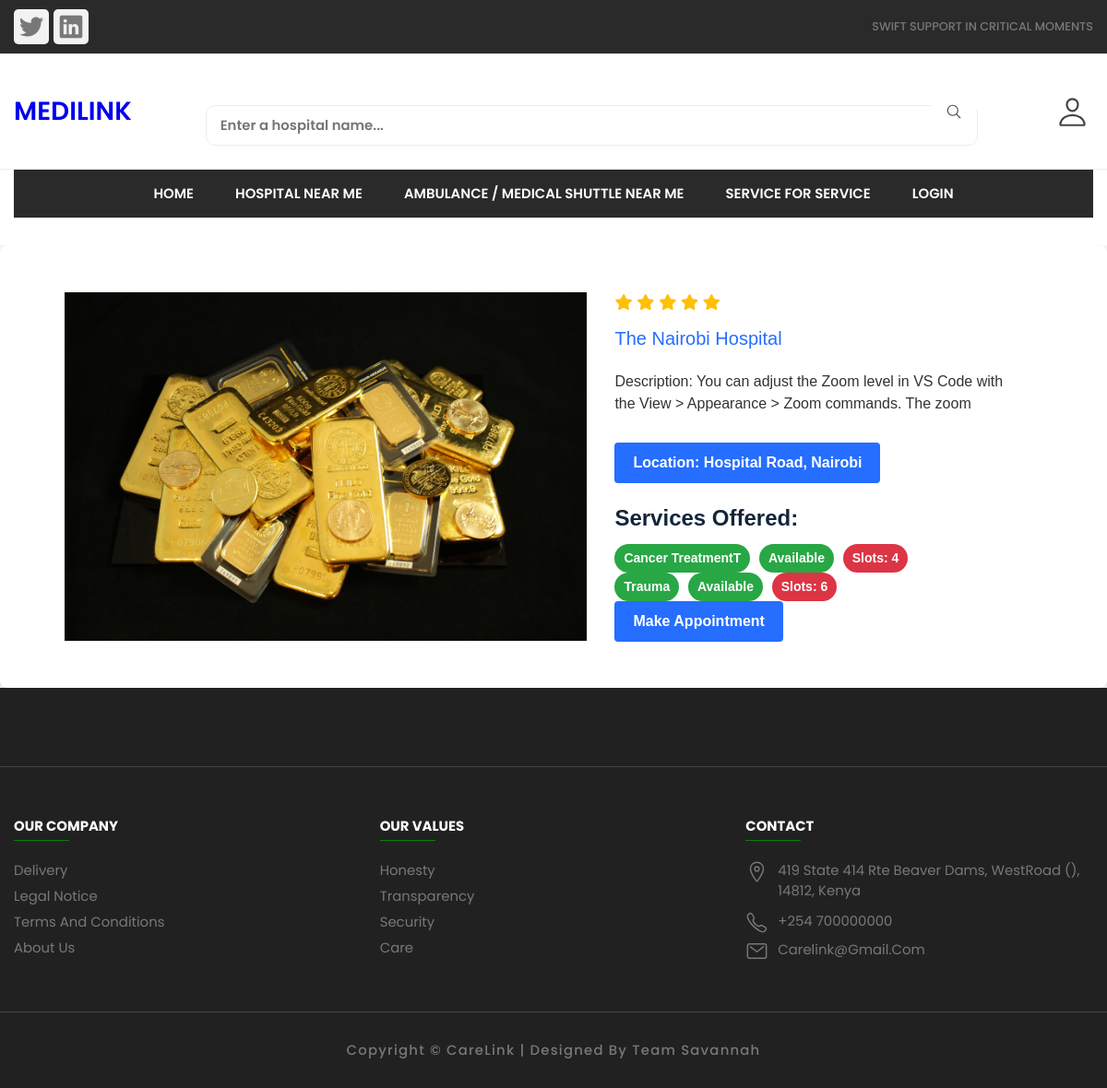
/directions/category/general-medical-and-surgery-hospitals/th465dh6y5yh/, run on an earlier commit of the app's database.
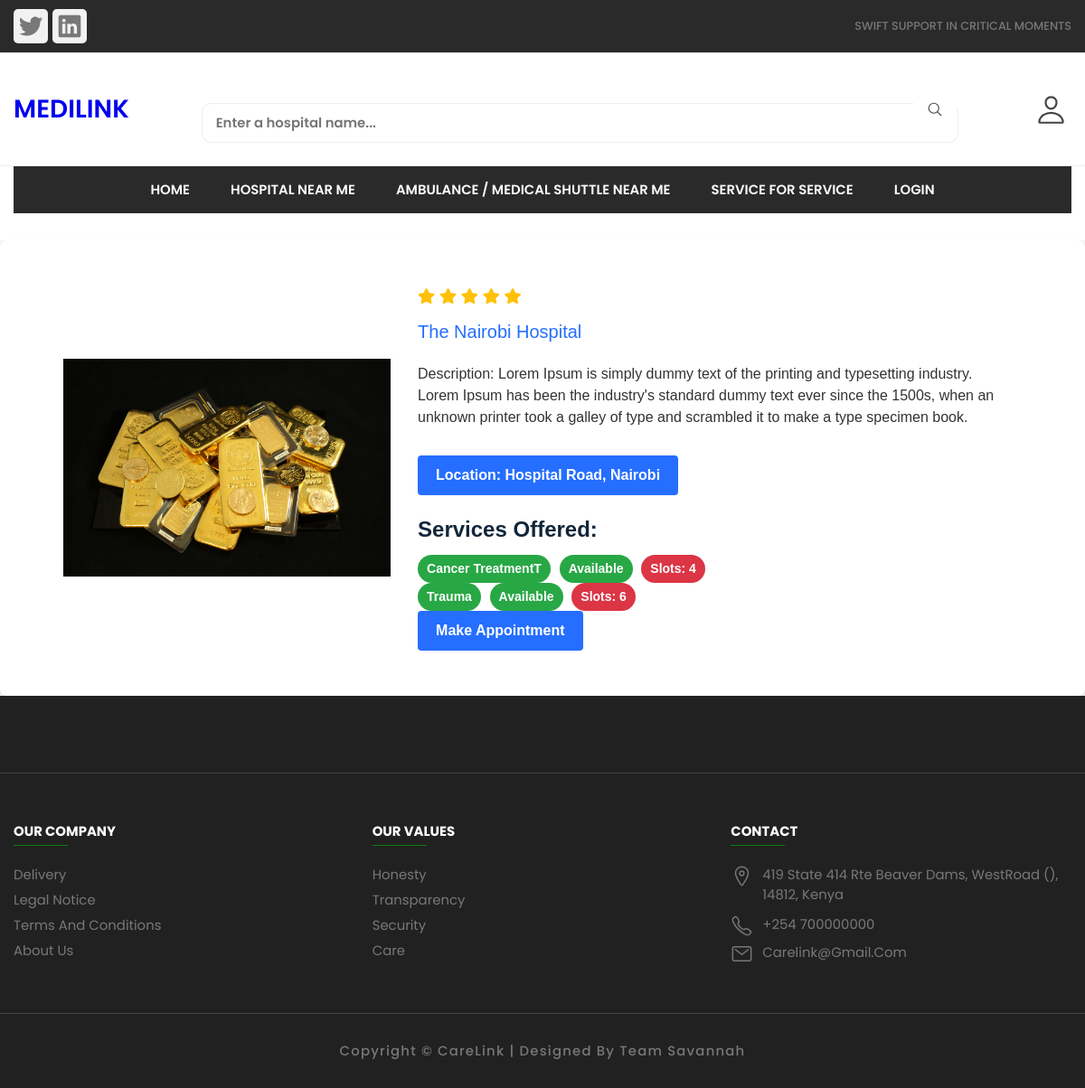
And on a later commit of the database.
### store/models.py (models this page shows, shortened)
class Hospital(models.Model):
    hospital_name = models.CharField(max_length=200)
    location = models.CharField(max_length=200)
    phone_number = models.CharField(max_length=200)
    email = models.EmailField(default="hospital@gmail.com")
    website = models.URLField(default="https://www.google.com/")
    services_offered = models.CharField(null=True, max_length=50000,default="Support Services, Diagnostic Services,Maternity Services,  Pediatric Services")
    ambulance_available = models.BooleanField(default=False)
    ambulance_contacts = models.CharField(max_length=50000)
    vacancies_available = models.BooleanField(default=False)
    slug = models.SlugField(max_length=200, unique=True)
    description = models.TextField(max_length=500, blank=True, default="Lorem Ipsum is simply dummy text of the printing and typesetting industry. Lorem Ipsum has been the industry's standard dummy text ever since the 1500s, when an unknown printer took a galley of type and scrambled it to make a type specimen book. It has survived not only five centuries")
    image = models.ImageField(upload_to='photos/products', blank=True)
    is_available = models.BooleanField(default = True)
    home_available = models.BooleanField(default = False)
    home_general = models.BooleanField(default = False)
    home_specialty = models.BooleanField(default = False)
    home_psychiatric = models.BooleanField(default = False)
    home_clinic = models.BooleanField(default = False)
    affordable = models.BooleanField(default = False)
    top_rated = models.BooleanField(default = False)
    new = models.BooleanField(default = False)
    category = models.ForeignKey(Category,on_delete=models.CASCADE)
    created_date = models.DateTimeField(auto_now_add=True)
    modified_date = models.DateTimeField(auto_now_add=True)
    hospital_appointments = models.ManyToManyField('Appointment', related_name='hospitals')
    service_provided = models.ManyToManyField('ServiceProvided', related_name='hospitals')
    accepted_paymentservices = models.ManyToManyField('PaymentService', related_name='hospitals')

### store/views.py (the view)
# urls.py: path('category/<slug:category_slug>/<slug:product_slug>/', views.product_detail, name='product_detail'),
def product_detail(request, category_slug, product_slug):
    try:
        single_product = Hospital.objects.get(category__slug=category_slug,slug=product_slug)
    except Exception as e:
        raise e
    context = {
        'single_product':single_product,
    }
    return render(request, 'store/product_detail.html', context)

### category/context_processors.py (called while the page is built)
def menu_links(request):
    links = Category.objects.all()
    return dict(links=links)

### templates/store/product_detail.html (shortened to what this page needs)
{% extends 'base.html' %}
{% load static %}
{% block content %}
<main style="font-family: Arial, sans-serif; line-height: 1.5; background-color: #f5f5f5; margin: 0; padding: 0;">
    <div class="product-container" style="background-color: #fff; border-radius: 8px; box-shadow: 0 2px 4px rgba(0, 0, 0, 0.1); margin-top: 30px;">
        <div class="container" style="max-width: 1100px; margin: 0 auto; padding: 20px;">
            <div class="card-wrapper">
                <div class="card" style="display: flex;">
                    <div class="product-imgs" style="width: 100%; display: flex; justify-content: center; align-items: center;">
                        <div class="img-display">
                            <div class="img-showcase">
                                <img src="{{ single_product.image.url }}" alt="image" class="detailimg" style="max-width: 100%; height: auto;">
                            </div>
                        </div>
                    </div>
                    <div class="product-content" style="padding: 30px;">
                        <div class="product-rating" style="color: #ffc107; margin-bottom: 10px;">
                            <i class="fas fa-star"></i>
                            <i class="fas fa-star"></i>
                            <i class="fas fa-star"></i>
                            <i class="fas fa-star"></i>
                            <i class="fas fa-star"></i>
                        </div>
                        <div class="product-price" style="font-size: 20px; color: #256eff; margin-bottom: 20px;">
                            <p class="new-price">{{ single_product.hospital_name }}</p>
                        </div>
                        <div class="product-detail">
                            <p style="font-size: 16px; color: #333; margin-bottom: 10px;">Description: {{ single_product.description }}</p>
                        </div>
                        <div class="purchase-info" style="margin-top: 30px;">
                            <button type="button" class="btn" style="background-color: #256eff; color: #fff; border: none; border-radius: 4px; font-size: 16px; font-weight: 700; padding: 10px 20px; cursor: pointer; transition: background-color 0.3s;">Location: {{ single_product.location }}</button>
                        </div>
                        <div class="services-info" style="margin-top: 20px;">
                          <h2 style="font-size: 24px; font-weight: 700; color: #12263a; margin-bottom: 10px;">Services Offered:</h2>
<ul style="margin: 0; padding: 0; list-style-type: none;">
    {% for service in single_product.hospital_services.all %}
    <li>
        <span style="display: inline-block; padding: 5px 10px; font-size: 14px; font-weight: 600; border-radius: 20px; text-align: center; background-color: #28a745; color: #fff; margin-right: 5px;">{{ service.service.name }}</span>
        <span style="display: inline-block; padding: 5px 10px; font-size: 14px; font-weight: 600; border-radius: 20px; text-align: center; background-color: {% if service.availability %}#28a745{% else %}#dc3545{% endif %}; color: #fff; margin-right: 5px;">
            {% if service.availability %}Available{% else %}Unavailable{% endif %}
        </span>
        <span style="display: inline-block; padding: 5px 10px; font-size: 14px; font-weight: 600; border-radius: 20px; text-align: center; background-color: #dc3545; color: #fff;">Slots: {{ service.slots }}</span>
    </li>
    {% endfor %}
    <a href="{% url 'create_appointment' %}" class="appointment-button"  style="display: inline-block; background-color: #256eff; color: #fff; border: none; border-radius: 4px; font-size: 16px; font-weight: 700; padding: 10px 20px; cursor: pointer; transition: background-color 0.3s;">Make Appointment</a>
</ul>
</div>
</div>
</div>
</div>
</div>
</main>
{% endblock content %}

What changed in the data, as far as the page shows it:
changed Hospital "The Nairobi Hospital": description "You can adjust the Zoom level in VS Code with the View > Appearance > Zoom commands. The zoom" → "Lorem Ipsum is simply dummy text of the printing and typesetting industry. Lorem Ipsum has been the industry's standard dummy text ever since the 1500s, when an unknown printer took a galley of type and scrambled it to make a type specimen book."
